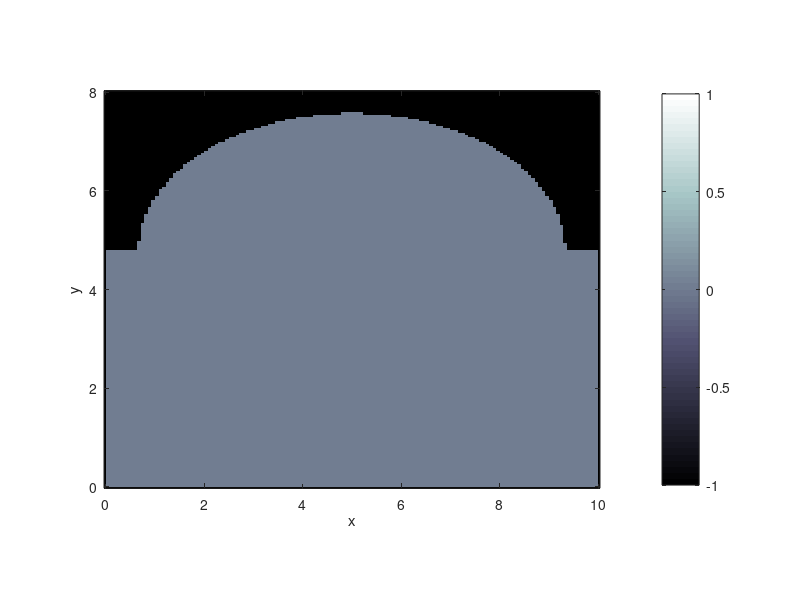

Write the MATLAB code that produced this figure. (Note: this script raises an error after producing the figure.)
c = 343; %speed of sound m/s (20degC)
fmax = 1000; %Hz
PPW = 6; %points per wavelength at fmax
duration = 0.1; %seconds
refl_coeff = 0.9; %reflection coefficient

Bx = 10; By = 8; Bz = 6 ; %box dims (with lower corner at origin)
x_in = Bx*0.3; y_in = By*0.5; z_in = Bz*0.5;%source input position 
R_dome = By*0.5; %heigh of dome (to  be centered on roof of box)


 
draw = true; %to plot or not
add_dome = true; %add dome to scene
apply_rigid = true; %apply rigid boundaries
apply_loss = true; %apply loss 

assert(R_dome<=0.5*By);
%calculate scene bounds
if add_dome
   Lx = Bx;
   Ly = By;
   Lz = Bz+R_dome;
else
   Lx = Bx;
   Ly = By;
   Lz = Bz;
end

if (apply_loss)
   assert(apply_rigid);
end

%calculate grid spacing, time step, sample rate
dx = c/fmax/PPW; %grid spacing
dt = sqrt(1/3)*dx/c;
SR = 1/dt;
fprintf('sample rate = %.3f Hz\n',SR) 
fprintf('Δx = %.5f m \n',dx) 

Nx = ceil(Lx/dx)+2; %number of points in x-dir
Ny = ceil(Ly/dx)+2; %number of points in y-dir
Nz = ceil(Lz/dx)+2; %number of points in y-dir
Nt = ceil(duration/dt); %number of time-steps to compute

xv = [0:Nx-1]*dx-0.5*dx; %x-sampling points
yv = [0:Ny-1]*dx-0.5*dx; %y-sampling points
zv = [0:Nz-1]*dx-0.5*dx; %z-sampling points
[X,Y,Z] = ndgrid(xv,yv,zv);

in_mask = false(Nx,Ny,Nz); %mask for 'interior' points
in_mask(X(:)>=0 & Y(:)>=0 & Z(:)>=0 & X(:)<Bx & Y(:)<By & Z(:)<Bz) = true;
if add_dome
   in_mask((X(:)-0.5*Bx).^2+ (Y(:)-0.5*By).^2+ (Z(:)-Bz).^2<R_dome^2) = true;
end

if (apply_rigid)
   %calculate number of interior neighbours (for interior points only)
   K_map = zeros(Nx,Ny,Nz);
   K_map(2:Nx-1,2:Ny-1,2:Nz-1) = K_map(2:Nx-1,2:Ny-1,2:Nz-1) + in_mask(3:Nx,2:Ny-1,2:Nz-1);
   K_map(2:Nx-1,2:Ny-1,2:Nz-1) = K_map(2:Nx-1,2:Ny-1,2:Nz-1) + in_mask(1:Nx-2,2:Ny-1,2:Nz-1);
   K_map(2:Nx-1,2:Ny-1,2:Nz-1) = K_map(2:Nx-1,2:Ny-1,2:Nz-1) + in_mask(2:Nx-1,3:Ny,2:Nz-1);
   K_map(2:Nx-1,2:Ny-1,2:Nz-1) = K_map(2:Nx-1,2:Ny-1,2:Nz-1) + in_mask(2:Nx-1,1:Ny-2,2:Nz-1);
   K_map(2:Nx-1,2:Ny-1,2:Nz-1) = K_map(2:Nx-1,2:Ny-1,2:Nz-1) + in_mask(2:Nx-1,2:Ny-1,3:Nz);
   K_map(2:Nx-1,2:Ny-1,2:Nz-1) = K_map(2:Nx-1,2:Ny-1,2:Nz-1) + in_mask(2:Nx-1,2:Ny-1,1:Nz-2);
   K_map(~in_mask) = 0;
   ib = find(K_map(:)>0 & K_map(:)<6);
   Kib = K_map(ib);
   clear K_map;
end

%initialize state arrays
u0 = zeros(Nx,Ny,Nz);
u1 = zeros(Nx,Ny,Nz);
u2 = zeros(Nx,Ny,Nz);
u3 = zeros(Nx,Ny,Nz);

%set up an excitation signal (?)
u_in = zeros(Nt,1);
Nh = ceil(5*SR/fmax);
u_in(1:Nh) = 0.5-0.5*cos(2*pi*(0:Nh-1)'./Nh);
u_in(1:Nh) = u_in(1:Nh).*sin(2*pi*(0:Nh-1)'./Nh);

%grid forcing points
inx = round(x_in/dx+0.5)+1;
iny = round(y_in/dx+0.5)+1;
inz = round(z_in/dx+0.5)+1;
assert(in_mask(inx,iny,inz));

if (draw)
   %a mask convenient for plotting
   draw_mask = NaN*in_mask;
   draw_mask(in_mask) = 1;
   draw_mask = squeeze(draw_mask(inx,:,:));
end

if (apply_loss)
   %calculate specific admittance γ (g)
   assert(abs(refl_coeff)<=1.0);
   g = (1-refl_coeff)/(1+refl_coeff);
   lf = 0.5*sqrt(0.5)*g; %a loss factor (?)
end
tt = tic;
bb = 0;
for nt=0:Nt+1
   %fdtd update
   %regular matlab
   u0(2:Nx-1,2:Ny-1,2:Nz-1) = in_mask(2:Nx-1,2:Ny-1,2:Nz-1).*((u1(3:Nx,2:Ny-1,2:Nz-1) + u1(1:Nx-2,2:Ny-1,2:Nz-1) + u1(2:Nx-1,3:Ny,2:Nz-1) + u1(2:Nx-1,1:Ny-2,2:Nz-1) + u1(2:Nx-1,2:Ny-1,3:Nz) + u1(2:Nx-1,2:Ny-1,1:Nz-2))/3 - u2(2:Nx-1,2:Ny-1,2:Nz-1));
   if (apply_rigid)
     u0(ib) = (2-Kib/3).*u1(ib) + (u1(ib+1) + u1(ib-1) + u1(ib+Nx) + u1(ib-Nx) + u1(ib+Nx*Ny) + u1(ib-Nx*Ny))/3 - u2(ib);
       if (apply_loss)
          u0(ib) = (u0(ib) + lf*(6-Kib).*u2(ib))./(1+lf.*(6-Kib));
       end
   end
   
   %inject source
   u0(inx,iny,inz) = u0(inx,iny,inz) + u_in(nt+1);
   
   if(nt+1==2)
       disp(u0(inx,iny,inz));
   end
   
   %plotting
   if (draw)
         u1g = squeeze(u1(inx,:,:));
      if nt==0
         figure('name','float');
         u_draw = (u1g.*(draw_mask)).';
         hh = imagesc(xv,yv,u_draw,'cdatamapping','scaled');
         set(gca,'ydir','normal');
         axis equal;
         xlabel('x');
         ylabel('y');
         colorbar;
         colormap(bone);
         xlim([min(xv) max(xv)]);
         ylim([min(yv) max(yv)]);
      else
         umax = max(abs(u1g(:)))+eps;
         ustart=u1g(inx,iny);
         u_draw = (u1g.*(draw_mask)).';
         set(hh,'cdata',u_draw);
         clim([-umax umax]);
         drawnow;
      end
   end

   %step forward in time
   ustart=u1(inx,iny,inz);
   u2 = u1; 
   u1 = u0;

   %print time elapsed and performance in megavoxels/s
   tr=toc(tt);
   pstr = sprintf('Progress: nt=%d out of %d time-steps, %.1f megavox/s, %.2f s elapsed',nt+1,Nt,(nt*Nx*Ny)/tr/1e6,tr);
   fprintf([repmat('\b',[1 bb]),pstr]) %erase current line with backspaces
   bb = length(pstr);
end
